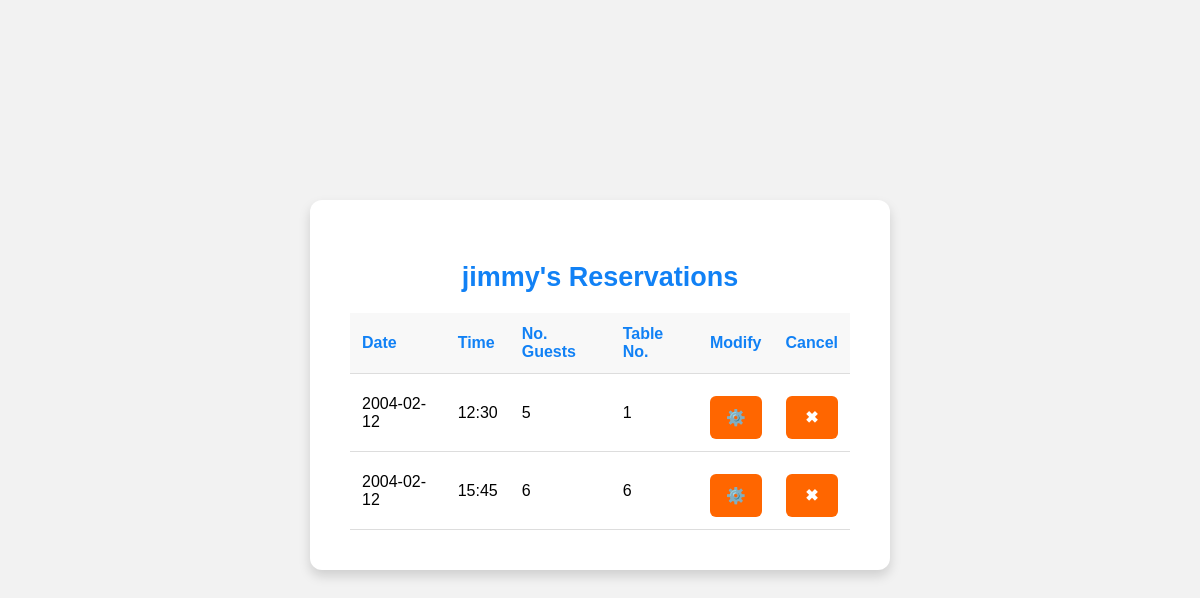
Page /myReservations (signed in) on the committed database.
### tables this page shows
CREATE TABLE `Account` (
  `AccountID` INTEGER PRIMARY KEY AUTOINCREMENT,
  `AccountFN` varchar(50) NOT NULL,
  `AccountLN` varchar(50) NOT NULL,
  `AccountType` varchar(20) NOT NULL,
  `AccountEmail` varchar(100) NOT NULL UNIQUE,
  `AccountPhoneNo` varchar(15) NOT NULL UNIQUE,
  `AccountCreatedDate` date NOT NULL,
  `PasswordHash` char(64) NOT NULL);

CREATE TABLE `Reservation` (
  `ResID` INTEGER PRIMARY KEY AUTOINCREMENT,
  `ResDate` date NOT NULL,
  `ResTime` varchar(10) NOT NULL,
  `ResNoGuests` int NOT NULL,
  `TimeCreated` varchar(10) NOT NULL,
  `TimeUpdated` varchar(20) NOT NULL,
  `ResStatus` varchar(20) DEFAULT NULL,
  `TableID` int NOT NULL,
  `ResOwner` int NOT NULL,
  FOREIGN KEY (TableID) REFERENCES Seating(TableID),
  FOREIGN KEY (ResOwner) REFERENCES Account(AccountID)
);

### app.py (the view, shortened to what this page needs)
@app.route('/myReservations', methods=['GET', 'POST'])
def my_reservations():
    db = Database()
    name = db.get_name_from_email(session['email'])[0]
    reservations = db.get_user_reservations(session['email'])
    return render_template('myReservations.html', name = name, reservations = reservations)

### database.py (called while the page is built)
    def __del__(self):
        self.cursor.close()

    def get_name_from_email(self, email: str) -> tuple:
        command = """
        SELECT AccountFN, AccountLN
        FROM Account
        WHERE AccountEmail = ?
        """
        params = (email,)
        self.cursor.execute(command, params)
        return self.cursor.fetchone()

    def get_user_reservations(self, email: str):
        command = """
        SELECT r.ResDate, r.ResTime, r.ResNoGuests, r.TableID, r.ResID
        FROM Account a, Reservation r
        WHERE r.ResOwner = a.AccountID
        AND a.AccountEmail = ?
        AND ResStatus IN ("scheduled", "ready", "checked_in", "finished")
        ORDER BY r.Resdate ASC, r.ResTime ASC
        """
        params = (email,)
        self.cursor.execute(command, params)
        results = self.cursor.fetchall()
        if len(results) <= 0:
            return None
        return results

### templates/myReservations.html (shortened to what this page needs)
<!DOCTYPE html>
<html lang="en">
<head>
</head>
<body>
    <div class="table-container">
        <h2>{{ name }}'s Reservations</h2>
        {% if reservations %}
        <table id="reservation-table">
            <thead>
                <tr>
                    <th>Date</th>
                    <th>Time</th>
                    <th>No. Guests</th>
                    <th>Table No.</th>
                    <th>Modify</th>
                    <th>Cancel</th>
                </tr>
            </thead>
            <tbody id="reservation-table-body">
                {% for row in reservations %}
                    <tr>
                        <td>{{ row[0] }}</td>
                        <td>{{ row[1] }}</td>
                        <td>{{ row[2] }}</td>
                        <td>{{ row[3] }}</td>
                        <td>
                            <form action="/reservation" method="POST" style="display:inline;">
                                <button type="submit">⚙️</button>
                            </form>
                        </td>
                        <td>
                            <form action="/myReservations" method="POST" style="display:inline;">
                                <button type="submit">✖</button>
                            </form>
                        </td>
                    </tr>
                {% endfor %}
            </tbody>
        </table>
        {% else %}
        <h4>No upcoming reservations. Schedule one!</h4>
        {% endif %}
    </div>
</body>
</html>

### templates/myReservations.html (style rules this page uses)
body { display: flex; justify-content: center; align-items: center; height: 100vh; margin: 0; font-family: Arial, sans-serif; background-color: #f2f2f2; }
.form-container, .table-container { background-color: #ffffff; padding: 40px; border-radius: 12px; box-shadow: 0 6px 12px rgba(0, 0, 0, 0.15); width: 500px; max-width: 90%; margin-bottom: 30px; }
h2 { color: #1181f5; text-align: center; margin-bottom: 20px; font-size: 27px; }
button { width: 100%; padding: 12px; background-color: #ff6600; color: #ffffff; border: none; border-radius: 6px; font-size: 16px; font-weight: bold; cursor: pointer; transition: background-color 0.3s; margin-top: 10px; }
.table-container table { width: 100%; border-collapse: collapse; margin-top: 20px; }
.table-container th, .table-container td { padding: 12px; text-align: left; border-bottom: 1px solid #dddddd; }
.table-container th { background-color: #f8f8f8; color: #1181f5; }

### rows in the picture
Account: AccountFN "jimmy"
Reservation: ResDate "2004-02-12", ResTime "12:30", ResNoGuests "5", TableID "1"
Reservation: ResDate "2004-02-12", ResTime "15:45", ResNoGuests "6", TableID "6"
